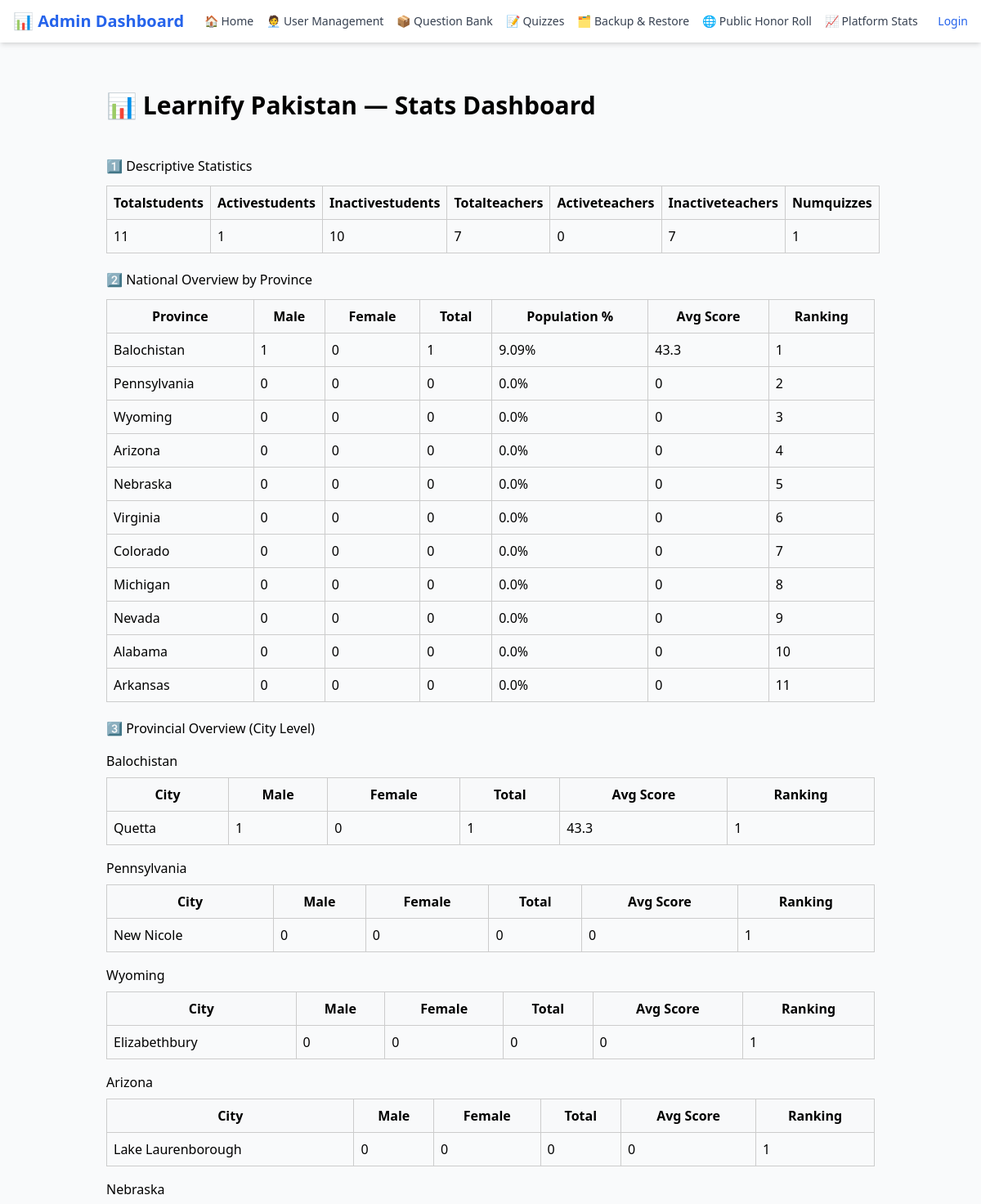
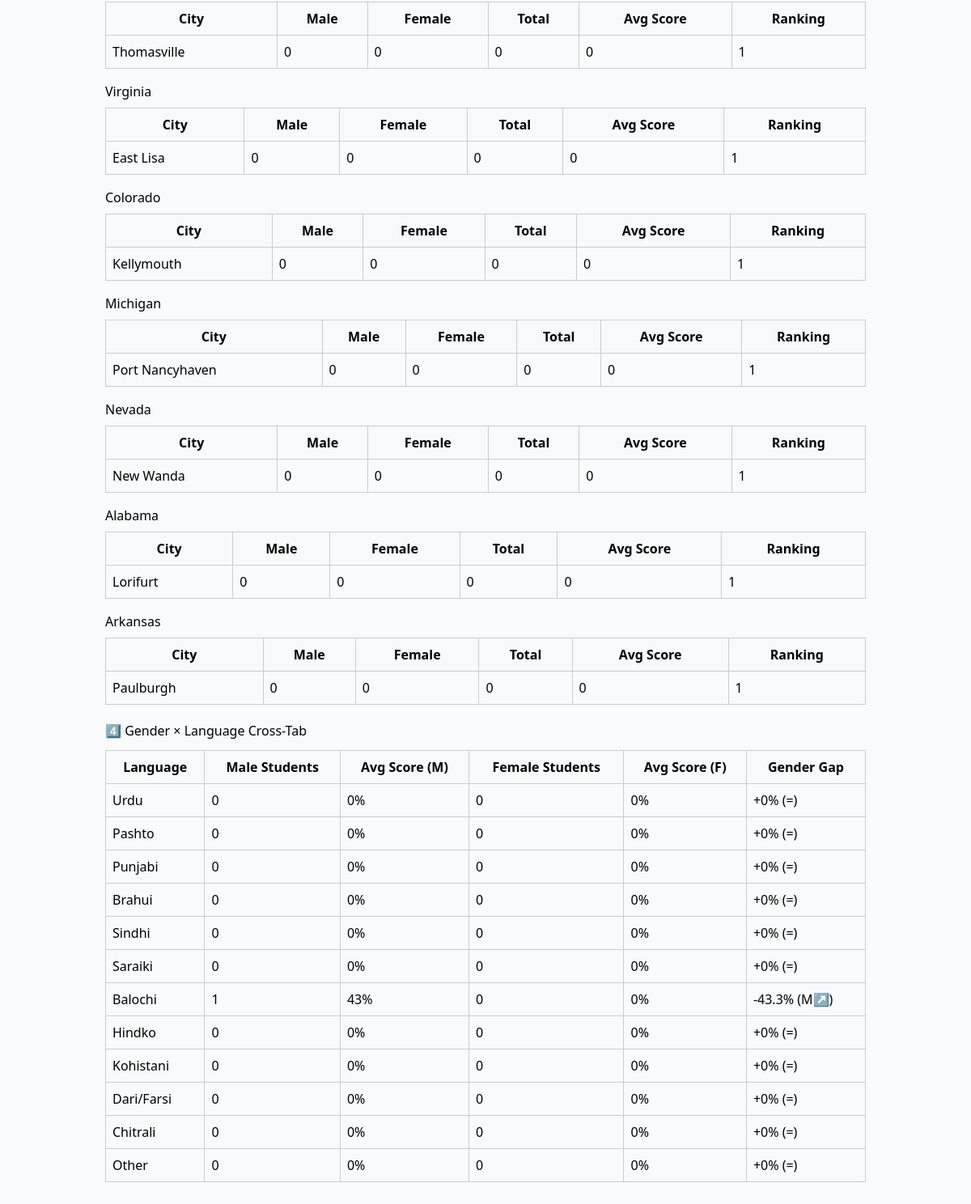
The app's page /api/admin/stats-dashboard/ with its own data (2 pictures, top to bottom).
### core/models.py (models this page shows, shortened)
class User(AbstractUser):
    role = models.CharField(max_length=20, choices=USER_ROLES)
    full_name = models.CharField(max_length=255, blank=True, null=True)
    gender = models.CharField(max_length=10, choices=GENDERS, blank=True, null=True)
    language_used_at_home = models.CharField(max_length=20, choices=LANGUAGE_CHOICES, blank=True, null=True, help_text="Language spoken at home")
    email = models.EmailField(unique=False, blank=True, null=True)
    schooling_status = models.CharField(max_length=30, choices=SCHOOLING_STATUSES, blank=True, null=True)
    grade = models.ForeignKey(
        'core.Grade',  # ✅ Reference Grade model by string
        on_delete=models.SET_NULL,
        null=True,
        blank=True,
        related_name='users'
    )
    school_name = models.CharField(max_length=200, blank=True, null=True)
    city = models.CharField(max_length=100, blank=True, null=True)
    province = models.CharField(max_length=50, choices=PROVINCES, blank=True, null=True)
    subscription_plan = models.CharField(max_length=20, choices=SUBSCRIPTION_PLANS, blank=True, null=True)
    subscription_expiry = models.DateField(blank=True, null=True)
    profile_picture = models.ImageField(upload_to='profile_pics/', blank=True, null=True)
    fee_receipt = models.ImageField(upload_to='fee_receipts/', blank=True, null=True)
    account_status = models.CharField(max_length=20, choices=ACCOUNT_STATUSES, default='inactive')
    is_active = models.BooleanField(default=True)
    grade_change_count = models.IntegerField(default=0)
    last_grade_reset = models.DateField(null=True, blank=True)
    renewal_requested = models.BooleanField(default=False)
    renewal_plan_requested = models.CharField(
        max_length=20,
        choices=SUBSCRIPTION_PLANS,
        blank=True,
        null=True
    )

### core/admin_stats_views.py (the view)
# urls.py: path('admin/stats-dashboard/', stats_dashboard_view, name='admin-stats-dashboard'),
def stats_dashboard_view(request):
    today = timezone.now().date()
    total_students = User.objects.filter(role='student').count()
    active_students = User.objects.filter(
        role='student', is_active=True, subscription_expiry__gt=today
    ).count()
    inactive_students = total_students - active_students
    total_teachers = User.objects.filter(role='teacher').count()
    active_teachers = User.objects.filter(
        role='teacher', is_active=True, subscription_expiry__gt=today
    ).count()
    inactive_teachers = total_teachers - active_teachers
    num_quizzes = StudentQuizAttempt.objects.values('quiz').distinct().count()
    descriptive_stats = {
        "totalstudents": total_students,
        "activestudents": active_students,
        "inactivestudents": inactive_students,
        "totalteachers": total_teachers,
        "activeteachers": active_teachers,
        "inactiveteachers": inactive_teachers,
        "numquizzes": num_quizzes,
    }
    province_data = []
    provinces = User.objects.filter(
        role='student'
    ).exclude(province__isnull=True).exclude(province="").values_list('province', flat=True).distinct()
    total_population = total_students
    for province in provinces:
        users = User.objects.filter(role='student', province=province)
        male_count = users.filter(gender='Male').count()
        female_count = users.filter(gender='Female').count()
        total = male_count + female_count
        avg_score = StudentQuizAttempt.objects.filter(
            student__in=users, completed_at__isnull=False
        ).aggregate(score=Avg('score'))['score'] or 0
        province_data.append({
            "province": province,
            "male": male_count,
            "female": female_count,
            "total": total,
            "percent": round((total / total_population) * 100, 2) if total_population else 0,
            "avg_score": round(avg_score, 1)
        })
    province_data = sorted(province_data, key=lambda x: x['avg_score'], reverse=True)
    for i, item in enumerate(province_data):
        item['ranking'] = i + 1
    regional = {}
    for item in province_data:
        province = item['province']
        regional[province] = []
        cities = User.objects.filter(
            role='student', province=province
        ).exclude(city__isnull=True).exclude(city="").values_list('city', flat=True).distinct()
        city_stats = []
        for city in cities:
            users = User.objects.filter(role='student', province=province, city=city)
            m = users.filter(gender='Male').count()
            f = users.filter(gender='Female').count()
            total = m + f
            avg_score = StudentQuizAttempt.objects.filter(
                student__in=users, completed_at__isnull=False
            ).aggregate(score=Avg('score'))['score'] or 0
            city_stats.append({
                "city": city,
                "male": m,
                "female": f,
                "total": total,
                "avg_score": round(avg_score, 1)
            })
        city_stats = sorted(city_stats, key=lambda x: x['avg_score'], reverse=True)
        for idx, row in enumerate(city_stats):
            row['ranking'] = idx + 1
        regional[province] = city_stats
    crosstab = []
    for lang in LANGUAGE_CHOICES:
        students = User.objects.filter(role='student', language_used_at_home=lang)
        males = students.filter(gender='Male')
        females = students.filter(gender='Female')
        m_score = StudentQuizAttempt.objects.filter(
            student__in=males, completed_at__isnull=False
        ).aggregate(score=Avg('score'))['score'] or 0
        f_score = StudentQuizAttempt.objects.filter(
            student__in=females, completed_at__isnull=False
        ).aggregate(score=Avg('score'))['score'] or 0
        gap = round(f_score - m_score, 1)
        symbol = "F↗" if gap > 0 else "M↗" if gap < 0 else "="
        crosstab.append({
            "language": lang,
            "male_count": males.count(),
            "male_avg_score": round(m_score),
            "female_count": females.count(),
            "female_avg_score": round(f_score),
            "gender_gap": f"{'+' if gap >= 0 else ''}{gap}% ({symbol})"
        })
    return render(request, "admin/core/stats_dashboard.html", {
        "descriptive_stats": descriptive_stats,
        "national_overview": province_data,
        "provincial_overview": regional,
        "gender_language_crosstab": crosstab,
    })

### core/templatetags/custom_filters.py (called while the page is built)
@register.filter
def replace(value, arg):
    try:
        old, new = arg.split(',', 1)
        return value.replace(old.strip(), new.strip())
    except ValueError:
        return value

### core/templates/admin/core/stats_dashboard.html (shortened to what this page needs)
{% extends "admin/core/base.html" %}
{% load static %}
{% load custom_filters %}
{% block content %}
<div class="content-wrapper mx-auto" style="padding: 30px; max-width: 1000px;">
  <h1 style="font-size: 30px; font-weight: bold; margin-bottom: 40px;">
    📊 Learnify Pakistan — Stats Dashboard
  </h1>
  <section class="mb-5">
    <h2 class="mb-3">1️⃣ Descriptive Statistics</h2>
    <table style="width: 100%; border-collapse: collapse;" class="mb-3">
      <thead style="background-color: #f8f9fa;">
        <tr>
          {% for key in descriptive_stats.keys %}
            <th style="border: 1px solid #ccc; padding: 8px; text-align: left;">{{ key|capfirst|replace:"_ , " }}</th>
          {% endfor %}
        </tr>
      </thead>
      <tbody>
        <tr>
          {% for value in descriptive_stats.values %}
            <td style="border: 1px solid #ccc; padding: 8px;">{{ value }}</td>
          {% endfor %}
        </tr>
      </tbody>
    </table>
  </section>
  <section class="mb-5">
    <h2 class="mb-3">2️⃣ National Overview by Province</h2>
    <table style="width: 100%; border-collapse: collapse;" class="mb-3">
      <thead style="background-color: #f8f9fa;">
        <tr>
          <th style="border: 1px solid #ccc; padding: 8px;">Province</th>
          <th style="border: 1px solid #ccc; padding: 8px;">Male</th>
          <th style="border: 1px solid #ccc; padding: 8px;">Female</th>
          <th style="border: 1px solid #ccc; padding: 8px;">Total</th>
          <th style="border: 1px solid #ccc; padding: 8px;">Population %</th>
          <th style="border: 1px solid #ccc; padding: 8px;">Avg Score</th>
          <th style="border: 1px solid #ccc; padding: 8px;">Ranking</th>
        </tr>
      </thead>
      <tbody>
        {% for row in national_overview %}
        <tr>
          <td style="border: 1px solid #ccc; padding: 8px;">{{ row.province|default:"—" }}</td>
          <td style="border: 1px solid #ccc; padding: 8px;">{{ row.male }}</td>
          <td style="border: 1px solid #ccc; padding: 8px;">{{ row.female }}</td>
          <td style="border: 1px solid #ccc; padding: 8px;">{{ row.total }}</td>
          <td style="border: 1px solid #ccc; padding: 8px;">{{ row.percent }}%</td>
          <td style="border: 1px solid #ccc; padding: 8px;">{{ row.avg_score }}</td>
          <td style="border: 1px solid #ccc; padding: 8px;">{{ row.ranking }}</td>
        </tr>
        {% endfor %}
      </tbody>
    </table>
  </section>
  <section class="mb-5">
    <h2 class="mb-3">3️⃣ Provincial Overview (City Level)</h2>
    {% for province, cities in provincial_overview.items %}
      <h4 class="text-primary mt-4 mb-2">{{ province }}</h4>
      <table style="width: 100%; border-collapse: collapse;" class="mb-4">
        <thead style="background-color: #f8f9fa;">
          <tr>
            <th style="border: 1px solid #ccc; padding: 8px;">City</th>
            <th style="border: 1px solid #ccc; padding: 8px;">Male</th>
            <th style="border: 1px solid #ccc; padding: 8px;">Female</th>
            <th style="border: 1px solid #ccc; padding: 8px;">Total</th>
            <th style="border: 1px solid #ccc; padding: 8px;">Avg Score</th>
            <th style="border: 1px solid #ccc; padding: 8px;">Ranking</th>
          </tr>
        </thead>
        <tbody>
          {% for city in cities %}
          <tr>
            <td style="border: 1px solid #ccc; padding: 8px;">{{ city.city|default:"—" }}</td>
            <td style="border: 1px solid #ccc; padding: 8px;">{{ city.male }}</td>
            <td style="border: 1px solid #ccc; padding: 8px;">{{ city.female }}</td>
            <td style="border: 1px solid #ccc; padding: 8px;">{{ city.total }}</td>
            <td style="border: 1px solid #ccc; padding: 8px;">{{ city.avg_score }}</td>
            <td style="border: 1px solid #ccc; padding: 8px;">{{ forloop.counter }}</td>
          </tr>
          {% endfor %}
        </tbody>
      </table>
    {% endfor %}
  </section>
  <section class="mb-5">
    <h2 class="mb-3">4️⃣ Gender × Language Cross-Tab</h2>
    <table style="width: 100%; border-collapse: collapse;" class="mb-3">
      <thead style="background-color: #f8f9fa;">
        <tr>
          <th style="border: 1px solid #ccc; padding: 8px;">Language</th>
          <th style="border: 1px solid #ccc; padding: 8px;">Male Students</th>
          <th style="border: 1px solid #ccc; padding: 8px;">Avg Score (M)</th>
          <th style="border: 1px solid #ccc; padding: 8px;">Female Students</th>
          <th style="border: 1px solid #ccc; padding: 8px;">Avg Score (F)</th>
          <th style="border: 1px solid #ccc; padding: 8px;">Gender Gap</th>
        </tr>
      </thead>
      <tbody>
        {% for row in gender_language_crosstab %}
        <tr>
          <td style="border: 1px solid #ccc; padding: 8px;">{{ row.language }}</td>
          <td style="border: 1px solid #ccc; padding: 8px;">{{ row.male_count }}</td>
          <td style="border: 1px solid #ccc; padding: 8px;">{{ row.male_avg_score }}%</td>
          <td style="border: 1px solid #ccc; padding: 8px;">{{ row.female_count }}</td>
          <td style="border: 1px solid #ccc; padding: 8px;">{{ row.female_avg_score }}%</td>
          <td style="border: 1px solid #ccc; padding: 8px;">{{ row.gender_gap }}</td>
        </tr>
        {% endfor %}
      </tbody>
    </table>
  </section>
</div>
{% endblock %}

### records on screen
User: province "Pennsylvania", male "0", female "0", total "0", percent "0.0", avg_score "0", ranking "2", city "New Nicole"
User: province "Wyoming", male "0", female "0", total "0", percent "0.0", avg_score "0", ranking "3", city "Elizabethbury"
User: city "Quetta", male "1", female "0", total "1", avg_score "43.3"
User: province "Arizona", city "Lake Laurenborough", male "0", female "0", total "0", avg_score "0"
User: province "Nebraska", city "Thomasville", male "0", female "0", total "0", avg_score "0"
User: province "Virginia", city "East Lisa", male "0", female "0", total "0", avg_score "0"
User: province "Colorado", city "Kellymouth", male "0", female "0", total "0", avg_score "0"
User: province "Michigan", city "Port Nancyhaven", male "0", female "0", total "0", avg_score "0"
User: province "Nevada", city "New Wanda", male "0", female "0", total "0", avg_score "0"
User: province "Alabama", city "Lorifurt", male "0", female "0", total "0", avg_score "0"
User: province "Arkansas", city "Paulburgh", male "0", female "0", total "0", avg_score "0"

### other values on screen
{{ key|capfirst|replace:"_ , " }} "Totalstudents" "Activestudents" "Inactivestudents" "Totalteachers" "Activeteachers" "Inactiveteachers" "Numquizzes"
{{ value }} "11" "1" "10" "7" "0" "7" "1"
{{ row.province|default:"—" }} "Balochistan" "Arizona" "Nebraska" "Virginia" "Colorado" "Michigan" "Nevada" "Alabama" "Arkansas"
{{ row.male }} "1" "0" "0" "0" "0" "0" "0" "0" "0"
{{ row.female }} "0" "0" "0" "0" "0" "0" "0" "0" "0"
{{ row.total }} "1" "0" "0" "0" "0" "0" "0" "0" "0"
{{ row.percent }} "9.09" "0.0" "0.0" "0.0" "0.0" "0.0" "0.0" "0.0" "0.0"
{{ row.avg_score }} "43.3" "0" "0" "0" "0" "0" "0" "0" "0"
{{ row.ranking }} "1" "4" "5" "6" "7" "8" "9" "10" "11"
{{ province }} "Balochistan"
{{ row.language }} "Urdu" "Pashto" "Punjabi" "Brahui" "Sindhi" "Saraiki" "Balochi" "Hindko" "Kohistani" "Dari/Farsi" "Chitrali" "Other"
{{ row.male_count }} "0" "0" "0" "0" "0" "0" "1" "0" "0" "0" "0" "0"
{{ row.male_avg_score }} "0" "0" "0" "0" "0" "0" "43" "0" "0" "0" "0" "0"
{{ row.female_count }} "0" "0" "0" "0" "0" "0" "0" "0" "0" "0" "0" "0"
{{ row.female_avg_score }} "0" "0" "0" "0" "0" "0" "0" "0" "0" "0" "0" "0"
